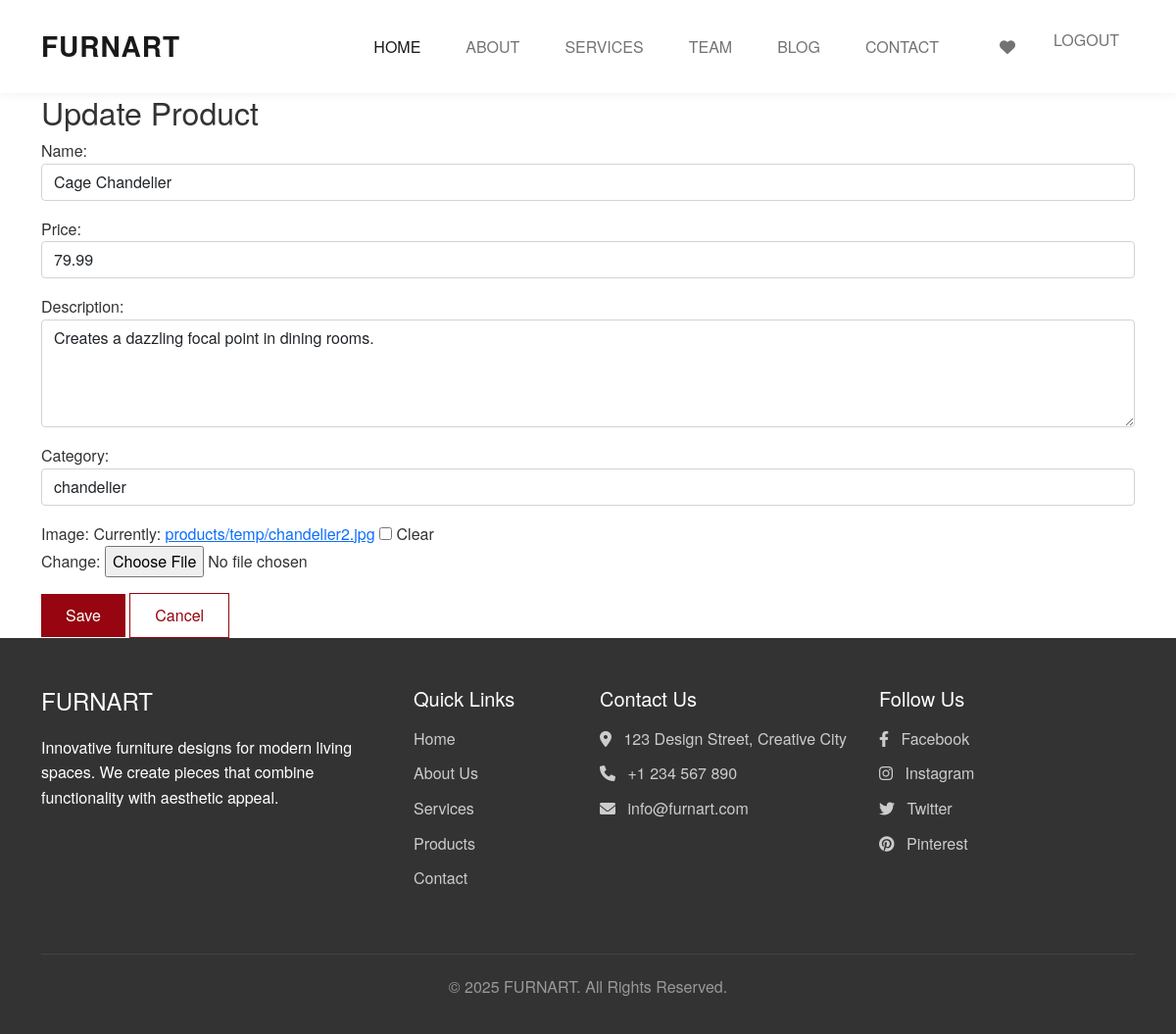
The page /products/17/update/ (signed in) on the database its author committed.
### ecommerce/models.py (models this page shows, shortened)
class Product(models.Model):
    name=models.CharField(max_length=200)
    price=models.DecimalField(max_digits=10,decimal_places=2)
    description=models.TextField()
    image=models.ImageField(upload_to=product_image_path,null=True,blank=True)
    category=models.ForeignKey(Category,on_delete=models.CASCADE)
    created_by=models.ForeignKey(User,on_delete=models.SET_NULL,null=True,related_name='products_created')
    created_at=models.DateTimeField(auto_now_add=True)
    updated_at=models.DateTimeField(auto_now=True)

class Category(models.Model):
    name=models.CharField(max_length=100)
    created_by=models.ForeignKey(User,on_delete=models.SET_NULL,null=True,related_name='categories_created')
    updated_at=models.DateTimeField(auto_now=True)
    created_at=models.DateTimeField(auto_now_add=True)
    def __str__(self):
        return self.name

### ecommerce/views.py (the view)
# urls.py: path('products/<int:pk>/update/', views.ProductUpdateView.as_view(), name='product_update'),
class ProductUpdateView(LoginRequiredMixin, UserPassesTestMixin, UpdateView):
    model = Product
    form_class = ProductForm
    template_name = 'ecommerce/product_form.html'
    success_url = reverse_lazy('product_list')
    def test_func(self):
        return self.request.user.role == 'ADMIN'

### ecommerce/forms.py
class ProductForm(forms.ModelForm):
    class Meta:
        model = Product
        fields = ['name', 'price', 'description', 'category', 'image']
        widgets = {
            'name': forms.TextInput(attrs={'class': 'form-control'}),
            'price': forms.NumberInput(attrs={'class': 'form-control'}),
            'description': forms.Textarea(attrs={'class': 'form-control', 'rows': 4}),
            'category': forms.Select(attrs={'class': 'form-control'}),
        }

### templates/ecommerce/product_form.html (shortened to what this page needs)
{% extends 'ecommerce/base.html' %}
{% block content %}
<div class="container">
    <h2>{% if product %}Update{% else %}Create{% endif %} Product</h2>
    <form method="post" enctype="multipart/form-data">
        {{ form.as_p }}
        <button type="submit" class="btn btn-primary">Save</button>
        <a href="{% url 'product_list' %}" class="btn btn-secondary">Cancel</a>
    </form>
</div>
{% endblock %}

### templates/ecommerce/base.html (style rules this page uses)
:root { --primary-color: #333; --secondary-color: #666; --accent-color: #960510; --light-color: #f8f9fa; }
body { font-family: 'Helvetica Neue', Arial, sans-serif; color: var(--primary-color); line-height: 1.6; overflow-x: hidden; }
.btn-primary { background-color: var(--accent-color); border: none; padding: 10px 25px; border-radius: 0; }
.btn-secondary { border: 1px solid var(--accent-color); color: var(--accent-color); background: transparent; padding: 10px 25px; border-radius: 0; }

### rows shown on the page
Product: name "Cage Chandelier", price "79.99", description "Creates a dazzling focal point in dining rooms.", category "chandelier"
